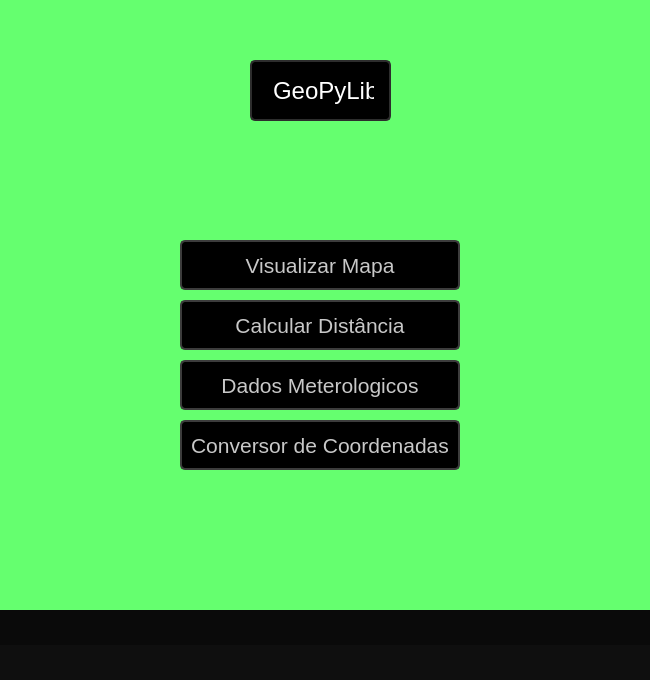
<?xml version="1.0" encoding="UTF-8"?>
<ui version="4.0">
 <class>MainWindow</class>
 <widget class="QMainWindow" name="MainWindow">
  <property name="geometry">
   <rect>
    <x>0</x>
    <y>0</y>
    <width>650</width>
    <height>680</height>
   </rect>
  </property>
  <property name="minimumSize">
   <size>
    <width>650</width>
    <height>650</height>
   </size>
  </property>
  <property name="font">
   <font>
    <family>Segoe UI</family>
    <pointsize>10</pointsize>
   </font>
  </property>
  <property name="windowTitle">
   <string>Login</string>
  </property>
  <property name="windowIcon">
   <iconset resource="Script + IDE/Universidade RC/4° Periodo/POO 2/tela de login e ui/Login_PyQt5-master/file_rc.qrc">
    <normaloff>:/Icon/Images/Icon.ico</normaloff>:/Icon/Images/Icon.ico</iconset>
  </property>
  <property name="styleSheet">
   <string notr="true">color: rgb(200, 200, 200);
background-color: rgb(10, 10, 10);</string>
  </property>
  <widget class="QWidget" name="centralwidget">
   <layout class="QVBoxLayout" name="verticalLayout">
    <property name="spacing">
     <number>0</number>
    </property>
    <property name="leftMargin">
     <number>0</number>
    </property>
    <property name="topMargin">
     <number>0</number>
    </property>
    <property name="rightMargin">
     <number>0</number>
    </property>
    <property name="bottomMargin">
     <number>0</number>
    </property>
    <item>
     <widget class="QFrame" name="content">
      <property name="autoFillBackground">
       <bool>false</bool>
      </property>
      <property name="styleSheet">
       <string notr="true">background-color: rgb(101, 255, 111)</string>
      </property>
      <property name="frameShape">
       <enum>QFrame::NoFrame</enum>
      </property>
      <property name="frameShadow">
       <enum>QFrame::Raised</enum>
      </property>
      <layout class="QHBoxLayout" name="horizontalLayout">
       <item>
        <widget class="QFrame" name="login_area">
         <property name="maximumSize">
          <size>
           <width>450</width>
           <height>550</height>
          </size>
         </property>
         <property name="styleSheet">
          <string notr="true">border-radius: 10px;</string>
         </property>
         <property name="frameShape">
          <enum>QFrame::NoFrame</enum>
         </property>
         <property name="frameShadow">
          <enum>QFrame::Raised</enum>
         </property>
         <widget class="QPushButton" name="pushButton_extrato">
          <property name="geometry">
           <rect>
            <x>80</x>
            <y>390</y>
            <width>280</width>
            <height>50</height>
           </rect>
          </property>
          <property name="font">
           <font>
            <pointsize>16</pointsize>
           </font>
          </property>
          <property name="styleSheet">
           <string notr="true">QPushButton {	
	background-color: rgb(0, 0, 0);
	border: 2px solid rgb(60, 60, 60);
	border-radius: 5px;
}
QPushButton:hover {	
	background-color: rgb(75, 255, 87);
	border: 2px solid rgb(70, 70, 70);
	color: rgb(0, 0, 0);
}
QPushButton:pressed {	
	background-color: rgb(250, 230, 0);
	border: 2px solid rgb(255, 165, 24);	
	color: rgb(0, 0, 0);
}</string>
          </property>
          <property name="text">
           <string>Conversor de Coordenadas</string>
          </property>
         </widget>
         <widget class="QLabel" name="label">
          <property name="geometry">
           <rect>
            <x>150</x>
            <y>30</y>
            <width>141</width>
            <height>61</height>
           </rect>
          </property>
          <property name="font">
           <font>
            <pointsize>18</pointsize>
           </font>
          </property>
          <property name="styleSheet">
           <string notr="true">border: 2px solid rgb(45, 45, 45);
	border-radius: 5px;
	padding: 15px;
	background-color: rgb(0, 0, 0);
	color: rgb(255, 255, 255);</string>
          </property>
          <property name="text">
           <string>GeoPyLib</string>
          </property>
         </widget>
         <widget class="QPushButton" name="pushButton_transferir">
          <property name="geometry">
           <rect>
            <x>80</x>
            <y>330</y>
            <width>280</width>
            <height>50</height>
           </rect>
          </property>
          <property name="font">
           <font>
            <pointsize>16</pointsize>
           </font>
          </property>
          <property name="styleSheet">
           <string notr="true">QPushButton {	
	background-color: rgb(0, 0, 0);
	border: 2px solid rgb(60, 60, 60);
	border-radius: 5px;
}
QPushButton:hover {	
	background-color: rgb(75, 255, 87);
	border: 2px solid rgb(70, 70, 70);
	color: rgb(0, 0, 0);
}
QPushButton:pressed {	
	background-color: rgb(250, 230, 0);
	border: 2px solid rgb(255, 165, 24);	
	color: rgb(0, 0, 0);
}</string>
          </property>
          <property name="text">
           <string>Dados Meterologicos</string>
          </property>
         </widget>
         <widget class="QPushButton" name="pushButton_sacar">
          <property name="geometry">
           <rect>
            <x>80</x>
            <y>270</y>
            <width>280</width>
            <height>50</height>
           </rect>
          </property>
          <property name="font">
           <font>
            <pointsize>16</pointsize>
           </font>
          </property>
          <property name="styleSheet">
           <string notr="true">QPushButton {	
	background-color: rgb(0, 0, 0);
	border: 2px solid rgb(60, 60, 60);
	border-radius: 5px;
}
QPushButton:hover {	
	background-color: rgb(75, 255, 87);
	border: 2px solid rgb(70, 70, 70);
	color: rgb(0, 0, 0);
}
QPushButton:pressed {	
	background-color: rgb(250, 230, 0);
	border: 2px solid rgb(255, 165, 24);	
	color: rgb(0, 0, 0);
}</string>
          </property>
          <property name="text">
           <string>Calcular Distância</string>
          </property>
         </widget>
         <widget class="QPushButton" name="pushButton_depositar">
          <property name="geometry">
           <rect>
            <x>80</x>
            <y>210</y>
            <width>280</width>
            <height>50</height>
           </rect>
          </property>
          <property name="font">
           <font>
            <pointsize>16</pointsize>
           </font>
          </property>
          <property name="styleSheet">
           <string notr="true">QPushButton {	
	background-color: rgb(0, 0, 0);
	border: 2px solid rgb(60, 60, 60);
	border-radius: 5px;
}
QPushButton:hover {	
	background-color: rgb(75, 255, 87);
	border: 2px solid rgb(70, 70, 70);
	color: rgb(0, 0, 0);
}
QPushButton:pressed {	
	background-color: rgb(250, 230, 0);
	border: 2px solid rgb(255, 165, 24);	
	color: rgb(0, 0, 0);
}</string>
          </property>
          <property name="text">
           <string>Visualizar Mapa</string>
          </property>
         </widget>
        </widget>
       </item>
      </layout>
     </widget>
    </item>
    <item>
     <widget class="QFrame" name="top_bar">
      <property name="maximumSize">
       <size>
        <width>16777215</width>
        <height>35</height>
       </size>
      </property>
      <property name="styleSheet">
       <string notr="true"/>
      </property>
      <property name="frameShape">
       <enum>QFrame::NoFrame</enum>
      </property>
      <property name="frameShadow">
       <enum>QFrame::Raised</enum>
      </property>
      <layout class="QHBoxLayout" name="horizontalLayout_2">
       <property name="spacing">
        <number>0</number>
       </property>
       <property name="leftMargin">
        <number>0</number>
       </property>
       <property name="topMargin">
        <number>5</number>
       </property>
       <property name="rightMargin">
        <number>0</number>
       </property>
       <property name="bottomMargin">
        <number>0</number>
       </property>
      </layout>
     </widget>
    </item>
    <item>
     <widget class="QFrame" name="bottom">
      <property name="maximumSize">
       <size>
        <width>16777215</width>
        <height>35</height>
       </size>
      </property>
      <property name="styleSheet">
       <string notr="true">background-color: rgb(15, 15, 15)</string>
      </property>
      <property name="frameShape">
       <enum>QFrame::NoFrame</enum>
      </property>
      <property name="frameShadow">
       <enum>QFrame::Raised</enum>
      </property>
      <layout class="QVBoxLayout" name="verticalLayout_2"/>
     </widget>
    </item>
   </layout>
  </widget>
  <widget class="QMenuBar" name="menubar">
   <property name="geometry">
    <rect>
     <x>0</x>
     <y>0</y>
     <width>650</width>
     <height>21</height>
    </rect>
   </property>
  </widget>
 </widget>
 <resources>
  <include location="Script + IDE/Universidade RC/4° Periodo/POO 2/tela de login e ui/Login_PyQt5-master/file_rc.qrc"/>
 </resources>
 <connections/>
</ui>
